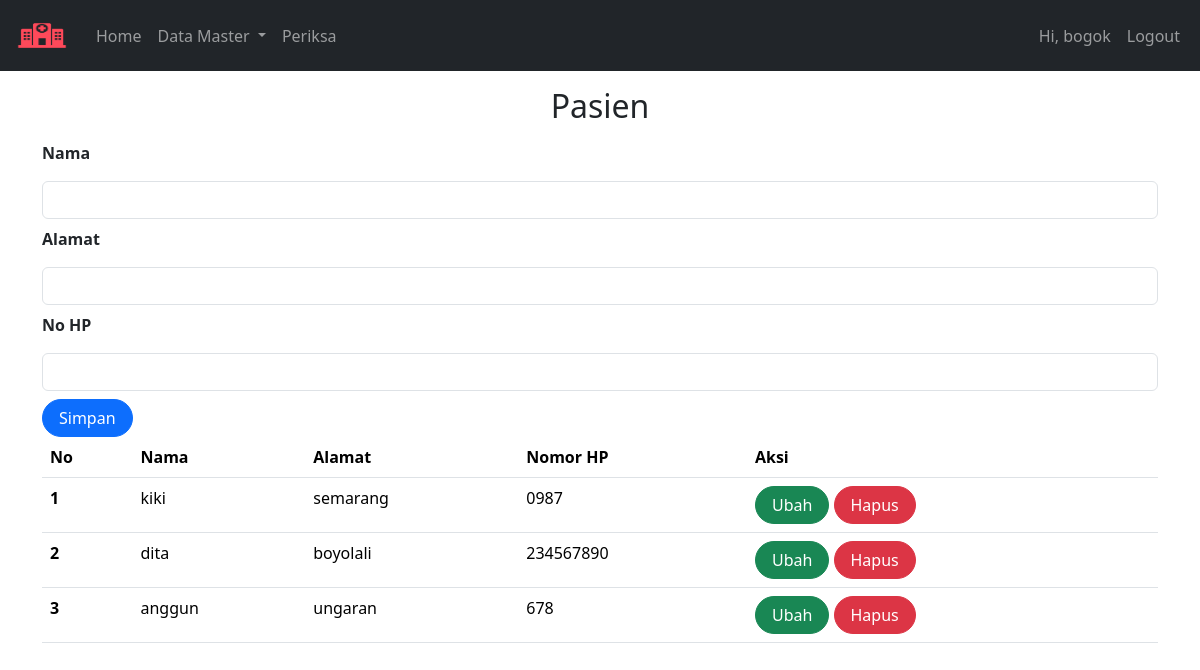
/Poliklinik_uts/index.php?page=pasien (signed in), run on the app's committed database.
### tables this page shows
CREATE TABLE `pasien` (
  `id` int(11) NOT NULL,
  `nama` varchar(255) NOT NULL,
  `alamat` varchar(255) NOT NULL,
  `no_hp` varchar(50) NOT NULL
);

### Poliklinik_uts/pasien.php (the view, shortened to what this page needs)
<form class="form row" method="POST" action="" name="myForm" onsubmit="return(validate());">
    <?php
    include ('koneksi.php');
    $nama = '';
    $alamat = '';
    $no_hp = '';
    ?>
    <div>
        <label class="form-label fw-bold">
            Nama
        </label>
        <input type="text" class="form-control my-2" name="nama" value="<?php echo $nama ?>">
        <label class="form-label fw-bold">
            Alamat
        </label>
        <input type="text" class="form-control my-2" name="alamat" value="<?php echo $alamat ?>">
        <label class="form-label fw-bold">
        No HP
        </label>
        <input type="text" class="form-control my-2" name="no_hp" value="<?php echo $no_hp ?>">
        <button type="submit" class="btn btn-primary rounded-pill px-3" name="simpan">Simpan</button>
  </div>
</form>
<div class="table-responsive">
    <table class="table table-hover">
        <thead>
            <tr>
                <th scope="col">No</th>
                <th scope="col">Nama</th>
                <th scope="col">Alamat</th>
                <th scope="col">Nomor HP</th>
                <th scope="col">Aksi</th>
            </tr>
        </thead>
        <tbody>
            <?php
            $result = mysqli_query(
                $mysqli,"SELECT * FROM pasien ORDER BY nama DESC"
                );
            $no = 1;
            while ($data = mysqli_fetch_array($result)) {
            ?>
                <tr>
                    <th scope="row"><?php echo $no++ ?></th>
                    <td><?php echo $data['nama'] ?></td>
                    <td><?php echo $data['alamat'] ?></td>
                    <td><?php echo $data['no_hp'] ?></td>
                    <td>
                        <a class="btn btn-success rounded-pill px-3"
                        href="index.php?page=pasien&id=<?php echo $data['id'] ?>">Ubah
                        </a>
                        <a class="btn btn-danger rounded-pill px-3"
                        href="index.php?page=pasien&id=<?php echo $data['id'] ?>&aksi=hapus">Hapus
                        </a>
                    </td>
                </tr>
            <?php
            }
            ?>
        </tbody>
    </table>
</div>

### data on the page
pasien: nama "kiki", alamat "semarang", no_hp "0987"
pasien: nama "dita", alamat "boyolali", no_hp "234567890"
pasien: nama "anggun", alamat "ungaran", no_hp "678"

### other printed values
$_SESSION['username'] "bogok"
$_GET['page'] "Pasien"
